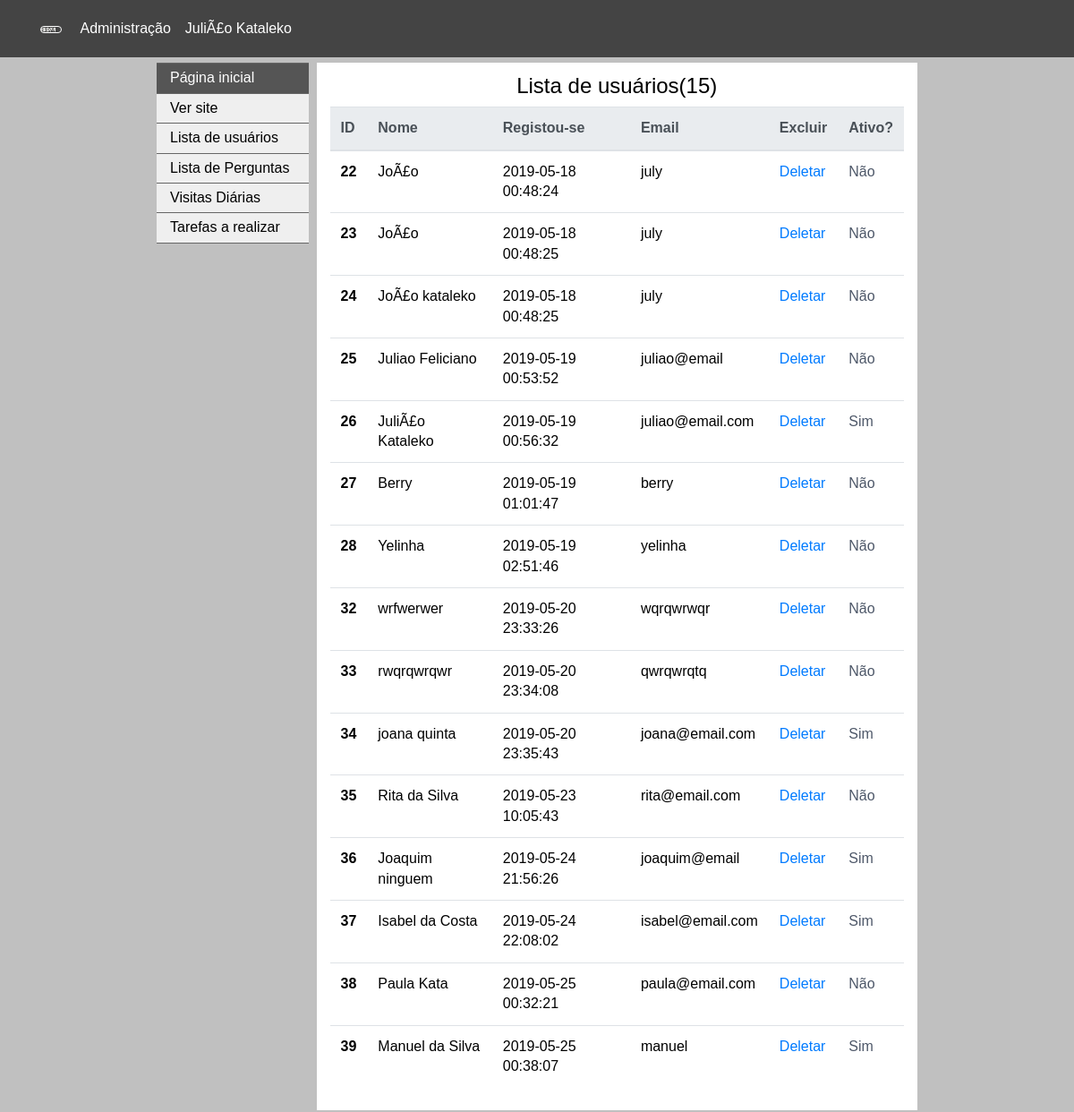
Page /admin/index?users (signed in) on the committed database.
### tables this page shows
CREATE TABLE `table_users` (
  `user_id` int(11) NOT NULL,
  `username` varchar(20) NOT NULL,
  `email` varchar(70) NOT NULL,
  `name` varchar(50) NOT NULL,
  `password` varchar(64) NOT NULL,
  `salt` varchar(32) NOT NULL,
  `joined` datetime NOT NULL DEFAULT CURRENT_TIMESTAMP,
  `grupo` int(11) DEFAULT '1',
  `active` int(11) DEFAULT '0',
  `confirmation_code` varchar(4) DEFAULT NULL
);

### admin/classes/Config.php (called while the page is built)
<?php
class Config {
	public static function get($path = null) {
		if($path) {
			$config = $GLOBALS['config'];
			$path = explode('/', $path);
			foreach($path as $bit) {
				if(isset($config[$bit])) {
					$config = $config[$bit];
				}
			}
			return $config;
		}
	}
}

### admin/classes/DB.php (called while the page is built, shortened)
<?php
class DB {
	private static $_instance = null;
	private $_pdo, $_query, $_error = false,
	$_results, $_count = 0;
	private function DB(){
		try {
			$this->_pdo = new PDO('mysql:host=' . Config::get('mysql/host') .
			';dbname=' . Config::get('mysql/db'),
			Config::get('mysql/username'), Config::get('mysql/password'), [
       PDO::ATTR_EMULATE_PREPARES => false,
       PDO::ATTR_ERRMODE => PDO::ERRMODE_EXCEPTION
     ]);
		}catch(PDOException $e) {
			die($e->getMessage());
		}
	}
	public static function getInstance() {
		if(!isset(self::$_instance)) {
			self::$_instance = new DB();
		}
		return self::$_instance;
	}
	public function query($sql, $params = array()){
		$this->_error = false;
		if($this->_query = $this->_pdo->prepare($sql)){
			$x = 1;
			if(count($params)){
				foreach($params as $param){
					$this->_query->bindValue($x, $param);
					$x++;
				}
				if($this->_query->execute()){
					$this->_results = $this->_query->fetchAll(PDO::FETCH_OBJ);
					$this->_count = $this->_query->rowCount();
				}else{
					$this->_error = true;
				}
			}
		}
		return $this;
	}
	public function action($action, $table, $where = array()){
		if(count($where) === 3){
			$operators = array('=', '>', '<', '>=', '<=', 'like');
			$field		= $where[0];
			$operator	= $where[1];
			$value		= $where[2];
			if(in_array($operator, $operators)){
				$sql = "{$action} FROM {$table} WHERE {$field} {$operator} ?";
				if(!$this->query($sql, array($value))->error()){
					return $this;
				}
			}
		}
		return false;
	}
	public function get($table, $where = null) {
		return $this->action('SELECT *', $table, $where);
	}
	public function count() {
		return $this->_count;
	}
	public function results() {
		return $this->_results;
	}
	public function first() {
		return $this->results()[0];
	}
	public function error(){
		return $this->_error;
	}
}

### admin/classes/User.php (called while the page is built, shortened)
<?php
class User {
	private $_db, $_data, $_sessionName,
			$_isLoggedIn,
			$_cookieName;
	public function __construct($user = null) {
		$this->_db = DB::getInstance();
		$this->_sessionName = Config::get('session/session_name');
		if(!$user) {
			if(Session::exists($this->_sessionName)) {
				$user = Session::get($this->_sessionName);
				if($this->find($user)) {
					$this->_isLoggedIn = true;
				}else{
				}
			}
		}else {
			$this->find($user);
		}
	}
	public function find($user = null) {
		if($user) {
			$field = (is_numeric($user)) ? 'user_id' : 'username';
			$data = $this->_db->get('table_users', array($field, '=', $user));
			if($data->count()) {
				$this->_data = $data->first();
				return true;
			}
		}
		return false;
	}
	public function data() {
		return $this->_data;
	}
}

### admin/classes/Session.php (called while the page is built, shortened)
<?php
class Session {
	public static function exists($name) {
		return (isset($_SESSION[$name])) ? true : false;
	}
	public static function get($name) {
		return $_SESSION[$name];
	}
}

### admin/index.php (the view, shortened to what this page needs)
<?php
$user = new User();
?>
<!doctype html>
<html lang='pt'>
<head>
<link href="boilerplate.css" rel="stylesheet" type="text/css">
<link href="css/boot.css" rel="stylesheet" type="text/css">
<link href="css/style.css" rel="stylesheet" type="text/css">
</head>
<body>
<div class="gridContainer clearfix">
  <div id="LayoutDiv1">
  <div class="header"><div class="container">
  <a href="index"><img src="../includes/img/logow.png" style="width:1.5em; border: #fff 1px solid;
  border-radius:4px;"/></a> <span style="margin: 0 1em;">Administração</span><?php echo $user->data()->name;?>
    </div></div>
  <div class="container1">
  <div class="sidebar1">
    <ul class="nav">
	  <li ><a style='background-color: #555; color: #fff;' href="index">Página inicial</a></li>
	  <li ><a href="../" target="_blank">Ver site</a></li>
      <li><a href="index?users">Lista de usuários</a></li>
      <li><a href="index?ideas">Lista de Perguntas</a></li>
	  <li><a href="index?acess">Visitas Diárias</a></li>
      <li><a href="index?tasks">Tarefas a realizar</a></li>
    </ul>
    </div>
  <div class="content">
	<div class="container" style="padding-top:12px;">
	<?php
	if(isset($_GET['users'])) {
	$where = array('user_id', '>=', 0);
	$user2 = DB::getInstance()->get('table_users', $where);
	if(!$user2->count()) {
		echo "Nenhum usuário";
	}else { ?>
	<h4 align="center">Lista de usuários(<?php echo $user2->count();?>)</h4>
	 <table class="table">
	  <thead class="thead-light">
		<tr>
		  <th scope="col">ID</th>
		  <th scope="col">Nome</th>
		  <th scope="col">Registou-se</th>
		  <th scope="col">Email</th>
		  <th scope="col">Excluir</th>
		  <th scope="col">Ativo?</th>
		</tr>
	  </thead>
	  <tbody>
	<?php
		foreach($user2->results() as $user3) {
			?>
			 <tr>
      <th scope="row"><?php echo $user3->user_id; ?></th>
      <td><?php echo $user3->name; ?></td>
      <td><?php echo $user3->joined; ?></td>
      <td><?php echo $user3->email; ?></td>
	  <td><?php echo "<a href='deleteuser=". $user3->user_id ."'>Deletar</a>"; ?></td>
	  <td><?php $active = $user3->active;
	  if($active == 1) {
		  echo "<a href=''>Sim</a>";
	  } else {
		  echo "<a href=''>Não</a>";
	  }
	  ?></td>
    </tr>
	<?php } ?>
		</tbody>
	</table>
	<?php } ?>
	<?php }else if(isset($_GET['ideas'])){
		$where = array('post_id', '>=', 0);
	$questions = DB::getInstance()->get('table_posts', $where);
	if(!$questions->count()) {
		echo "Nenhum usuário";
	}else { ?>
	<h4 align="center">Lista de Perguntas postadas (<?php echo $questions->count();?>)</h4>
	 <table class="table">
	  <thead class="thead-light">
		<tr>
		  <th scope="col">ID</th>
		  <th scope="col">Pergunta</th>
		</tr>
	  </thead>
	  <tbody>
	<?php
		foreach($questions->results() as $question) {
			?>
			 <tr>
      <th scope="row"><?php echo $question->post_id; ?></th>
      <td><?php echo $question->idea . "<hr>" . $question->details . $question->dataCreated; ?></td>
    </tr>
	<?php } ?>
		</tbody>
	</table>
	<?php }
	}else if(isset($_GET['acess'])){
		$where = array('acesslog_id', '>=', 0);
	$acess = DB::getInstance()->get('table_acesslog', $where);
	if(!$acess->count()) {
		echo "Nenhum usuário";
	}else { ?>
	<h4 align="center">Lista de acessos no site (<?php echo $acess->count();?>)</h4>
	 <table class="table">
	  <thead class="thead-light">
		<tr>
		  <th scope="col">ID</th>
		  <th scope="col">url</th>
		  <th scope="col">Data</th>
		  <th scope="col">ip</th>
		</tr>
	  </thead>
	  <tbody>
	<?php
	$array = json_decode(json_encode($acess->results()), True);
	$pag = new Pagination();
	$data = array_reverse($array);
	$numbers = $pag->paginate($data, 20);
	$result = $pag->fetchResult();
		foreach($result as $acess) {
			?>
			 <tr>
      <th scope="row"><?php
	  echo $acess['acesslog_id']; ?></th>
      <td><?php echo $acess['url']; ?></td>
	  <td><?php echo $acess['dateCreated']; ?></td>
	  <td><?php echo $acess['ip']; ?></td>
    </tr>
	<?php }
	?>
		</tbody>
	</table>
<DIV STYLE="max-widt:400px;">
	<ul class="pagination justify-content-center">
 <?php
 $numb = 0;
 foreach($numbers as $num) {
	if($numb < 7)
		echo"<li class='page-item'><a class='page-link' href='index?page=$num&acess'>" . $num . "</a><li>";
	else
		break;
	$numb++;
}
 ?>
</ul></div>
	<?php }
	}else if(isset($_GET['tasks'])){
		echo "Lista de tarefas a realizar...";
	} else {
		echo "<h1>Página inicial</h1>";
	}
	?>
</div>
</div>
  </div>
   </div>
</div>
</body>
</html>

### admin/boilerplate.css (style rules this page uses)
html { font-size: 100%; overflow-y: scroll; -webkit-text-size-adjust: 100%; -ms-text-size-adjust: 100%; }
body { margin: 0; }
body, button, input, select, textarea { font-family: sans-serif; color: #222; }
a { color: #00e; }
ul, ol { margin: 1em 0; padding: 0 0 0 40px; }
img { border: 0; -ms-interpolation-mode: bicubic; vertical-align: middle; }
table { border-collapse: collapse; border-spacing: 0; }
td { vertical-align: top; }
.clearfix:before, .clearfix:after { content: ""; display: table; }
.clearfix:after { clear: both; }
.clearfix { zoom: 1; }

### admin/css/style.css (style rules this page uses)
img, object, embed, video { max-width: 100%; }
.gridContainer { margin-left: auto; margin-right: auto; width: 87.36%; padding-left: 1.82%; padding-right: 1.82%; }
#LayoutDiv1 { clear: both; float: left; margin-left: 0; width: 100%; display: block; }
body { font: 100%/1.4 Arial, Helvetica, sans-serif; background-color: #C0C0C0; margin: 0; padding: 0; color: #000; margin-bottom:0.4em; margin-top:4.4em; }
ul, ol, dl { padding: 0; margin: 0; }
h1, h2, h3, h4, h5, h6, p { margin-top: 0; padding-right: 15px; padding-left: 15px; }
a img { border: none; }
.container1 { width: 96%; max-width: 850px; min-width:80px; margin: 0 auto; }
.header { line-height:4em; background: #444; margin-bottom:0.5em; left:0; right:0; color:#fff; position:fixed; z-index:100000000000000; top:0; }
.sidebar1 { float: left; width: 20%; background-color: #FFF; padding-bottom: 0px; }
.content { padding: 0px 0 10px 0; width: 79%; float: left; margin-left:1%; background-color: #FFF; }
ul.nav { list-style: none; border-top: 1px solid #666; margin-bottom: 0px; }
ul.nav li { width:100%; border-bottom: 1px solid #666; }
ul.nav a, ul.nav a:visited { padding: 5px 5px 5px 15px; display: block; text-decoration: none; background-color: #EFEFEF; color: #000; width:100%; }
@media only screen and (min-width: 481px) { .gridContainer { width: 100%; padding-left: 0%; padding-right: 0%; } }
@media only screen and (min-width: 481px) { #LayoutDiv1 { clear: both; float: left; margin-left: 0; width: 100%; display: block; } }
@media only screen and (min-width: 769px) { .gridContainer { width: 100%; max-width: 1232px; padding-left: 0%; padding-right: 0%; margin: auto; } }
@media only screen and (min-width: 769px) { #LayoutDiv1 { clear: both; float: left; margin-left: 0; width: 100%; display: block; } }

### rows in the picture
table_users: name "JuliÃ£o Kataleko", user_id "26", joined "2019-05-19 00:56:32", email "juliao@email.com", active "Sim"
table_users: user_id "22", name "JoÃ£o", joined "2019-05-18 00:48:24", email "july", active "Não"
table_users: user_id "23", name "JoÃ£o", joined "2019-05-18 00:48:25", email "july", active "Não"
table_users: user_id "24", name "JoÃ£o kataleko", joined "2019-05-18 00:48:25", email "july", active "Não"
table_users: user_id "25", name "Juliao Feliciano", joined "2019-05-19 00:53:52", email "juliao@email", active "Não"
table_users: user_id "27", name "Berry", joined "2019-05-19 01:01:47", email "berry", active "Não"
table_users: user_id "28", name "Yelinha", joined "2019-05-19 02:51:46", email "yelinha", active "Não"
table_users: user_id "32", name "wrfwerwer", joined "2019-05-20 23:33:26", email "wqrqwrwqr", active "Não"
table_users: user_id "33", name "rwqrqwrqwr", joined "2019-05-20 23:34:08", email "qwrqwrqtq", active "Não"
table_users: user_id "34", name "joana quinta", joined "2019-05-20 23:35:43", email "joana@email.com", active "Sim"
table_users: user_id "35", name "Rita da Silva", joined "2019-05-23 10:05:43", email "rita@email.com", active "Não"
table_users: user_id "36", name "Joaquim ninguem", joined "2019-05-24 21:56:26", email "joaquim@email", active "Sim"
table_users: user_id "37", name "Isabel da Costa", joined "2019-05-24 22:08:02", email "isabel@email.com", active "Sim"
table_users: user_id "38", name "Paula Kata", joined "2019-05-25 00:32:21", email "paula@email.com", active "Não"
table_users: user_id "39", name "Manuel da Silva", joined "2019-05-25 00:38:07", email "manuel", active "Sim"

### other values in the picture
$user2->count() "15"
